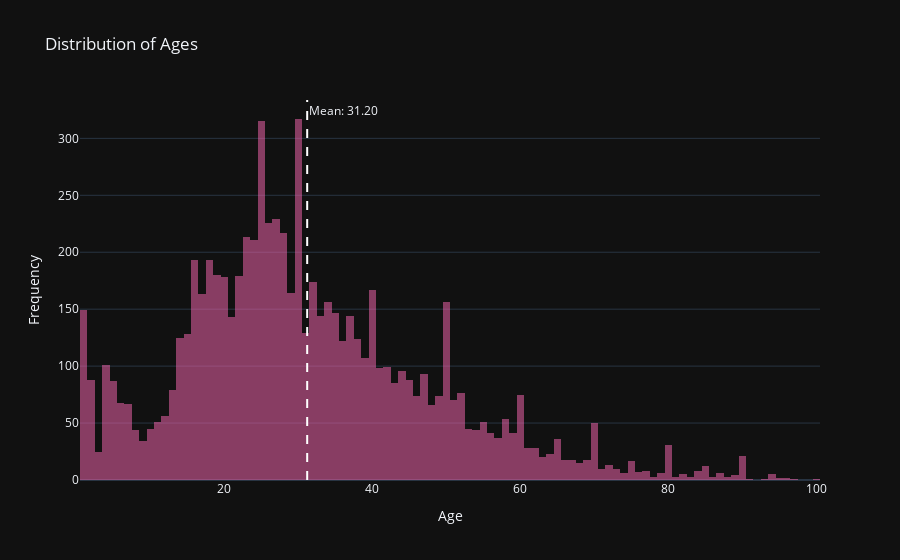

The notebook cell saved with this chart:
### Markdown cell above
## 2. Exploratory Data Analysis

Ages of photographed people will be assessed using a histogram and boxplot. If a certain age is not represented well enough, weaknesses may be present.

### Code cell
# Calculate the mean of ages
mean_age = labels['real_age'].mean()

# Create histogram of ages using Plotly
fig = px.histogram(labels, x='real_age', nbins=100, title='Distribution of Ages', color_discrete_sequence=['hotpink'])
fig.update_traces(opacity=0.5)  # Set opacity to 0.5 for transparency
fig.update_layout(xaxis_title='Age', yaxis_title='Frequency')

# Add a vertical line for the mean age
fig.add_vline(x=mean_age, line_dash='dash', line_color='white', annotation_text=f'Mean: {mean_age:.2f}')

# Make dark theme
fig.update_layout(template='plotly_dark')

fig.show()

### Figure 1 — Plotly figure (JSON) as saved in the notebook; plotly's stock layout.template omitted (floating-point values rounded to 4 significant figures; data arrays with more than 128 entries replaced by an {"elided": "..."} marker saying what was removed)
{"data": [{"alignmentgroup": "True", "bingroup": "x", "hovertemplate": "real_age=%{x}<br>count=%{y}<extra></extra>", "legendgroup": "", "marker": {"color": "hotpink", "pattern": {"shape": ""}}, "name": "", "nbinsx": 100, "offsetgroup": "", "opacity": 0.5, "orientation": "v", "showlegend": false, "type": "histogram", "x": {"elided": "7591 int values"}, "xaxis": "x", "yaxis": "y"}], "layout": {"annotations": [{"showarrow": false, "text": "Mean: 31.20", "x": 31.2, "xanchor": "left", "xref": "x", "y": 1, "yanchor": "top", "yref": "y domain"}], "barmode": "relative", "legend": {"tracegroupgap": 0}, "shapes": [{"line": {"color": "white", "dash": "dash"}, "type": "line", "x0": 31.2, "x1": 31.2, "xref": "x", "y0": 0, "y1": 1, "yref": "y domain"}], "title": {"text": "Distribution of Ages"}, "xaxis": {"anchor": "y", "domain": [0, 1], "title": {"text": "Age"}}, "yaxis": {"anchor": "x", "domain": [0, 1], "title": {"text": "Frequency"}}}}
